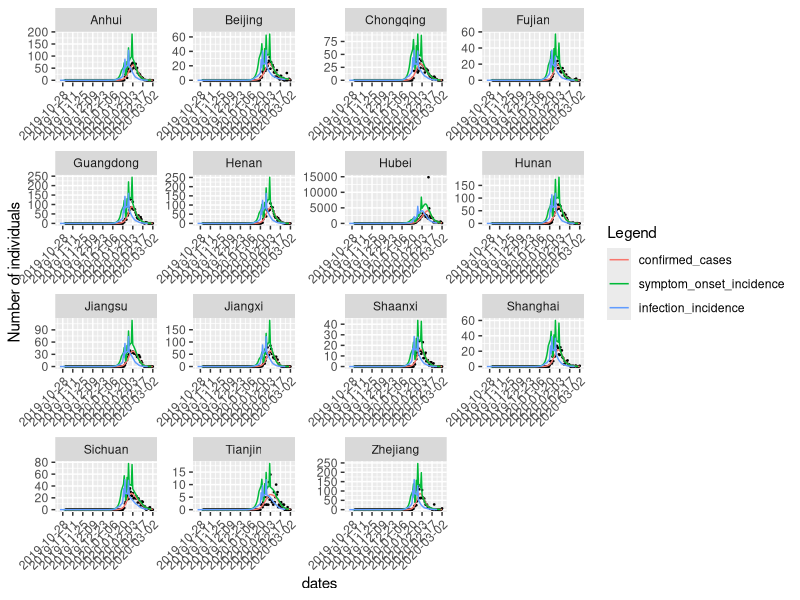
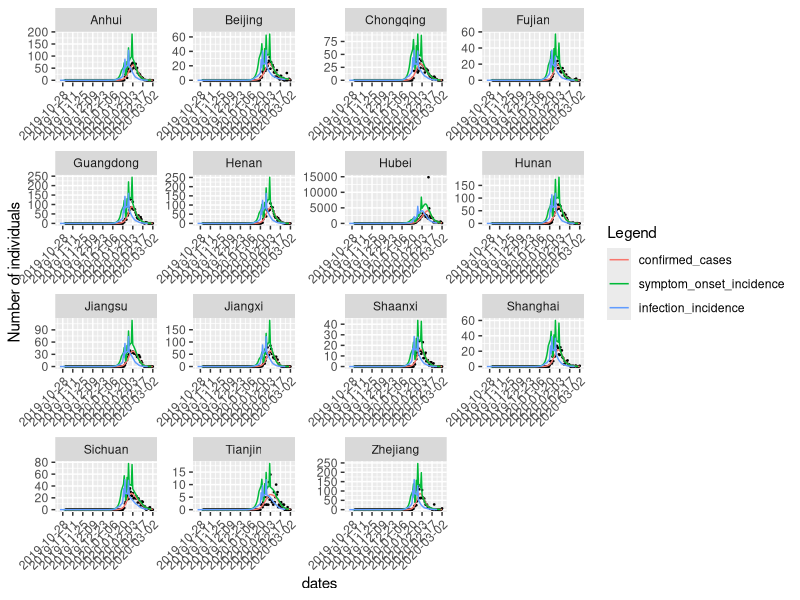

Write R code to recreate these figures, in order. (Note: this script raises an error after producing the figures.)
## TITLE: estimating_province_prevalence
## Description: Estimating province-level prevalence
## Author: Tigist Menkir (Center for Communicable Disease Dynamics, Harvard T.H. Chan School of Public Health)
## Date: 28 May 2020

library(tidyverse)
library(gam)
library(data.table)
#library(mgcv) seems to be the wrong package for gam

# read in confirmed case data from James' covback repository
confirmed_cases<-read.csv("./data/midas_data_final.csv") # TODO: all data should come from data folder

## Read in confirmation delay parameters
confirm_delay_pars <- read_csv("data/confirm_delay_dists_backward.csv") %>%
  rename(dates=date_confirmation)
spline_pars <- read_csv("data/spline_dat.csv")

# subset to only provinces used in our analysis
provinces<-c('Hubei','Beijing','Shanghai','Guangdong','Henan',
  'Tianjin','Zhejiang','Hunan','Shaanxi','Jiangsu','Chongqing',
  'Jiangxi','Sichuan','Anhui','Fujian')
confirmed_cases_final<-confirmed_cases[confirmed_cases$province_raw%in%provinces,]

# match date indices to actual dates
dates=seq(as.Date('2019-11-01'),as.Date('2020-03-02'),by="day")
date=seq(0,122)
dates_and_date=cbind.data.frame(dates,date)
confirmed_cases_date=merge(dates_and_date,confirmed_cases_final,by="date")

# define two delay date sequences 
delay_date_seq_1<-seq(as.Date('2019-11-01'),as.Date('2020-01-27'),by="day")
delay_date_seq_2<-seq(as.Date('2020-01-28'),as.Date('2020-03-02'),by="day")

# define delay and incubation period params
delay_1=-9
delay_2=-5
incu_par1 <- 1.621
incu_par2 <- 0.418
incubation_period=-5

## applying ascertainment rates from Li et al.
ascertainment_date_seq_1<-seq(as.Date('2019-10-01'),as.Date('2020-01-23'),by="day")
ascertainment_date_seq_2<-seq(as.Date('2020-01-24'),as.Date('2020-02-03'),by="day")
ascertainment_date_seq_3<-seq(as.Date('2020-02-04'),as.Date('2020-03-02'),by="day") # previously this assigned to ascertainment_date_seq_2

ascertainment_rate_1=0.14
ascertainment_rate_2=0.65
ascertainment_rate_3=0.69

ascertainment_rates <- tibble(date_infection=c(ascertainment_date_seq_1,ascertainment_date_seq_2,ascertainment_date_seq_3),
                              ascertainment_rate = c(rep(ascertainment_rate_1, length(ascertainment_date_seq_1)),
                                                     rep(ascertainment_rate_2, length(ascertainment_date_seq_2)),
                                                     rep(ascertainment_rate_2, length(ascertainment_date_seq_3))))

#ascertainment_rate_1=1
#ascertainment_rate_2=1
#ascertainment_rate_3=1

# estimate symptom onset and infection incidence by province
confirmed_cases_smoothed <-confirmed_cases_date%>%
  group_by(province_raw)%>%
  mutate(n_smoothed=predict(gam(n~s(dates,spar=0.7),
                                family=poisson(link="log")),type="response",
                            newdata=dates)) %>%
  mutate(var = "confirmed") %>% 
  select(-n) %>%
  rename(n = n_smoothed) %>%
  select(dates, province_raw, province, n, var)

onsets_smoothed <- confirmed_cases_smoothed %>%
  left_join(confirm_delay_pars %>% select(dates, gamma_mean_backward)) %>%
  drop_na() %>%
  mutate(date_onset = dates - floor(gamma_mean_backward),"days") %>%
  group_by(province, province_raw, date_onset) %>%
  summarise(n = sum(n)) %>%
  rename(dates = date_onset) %>%
  mutate(var = "onsets") %>%
  select(dates, province_raw, province, n, var)

infections_smoothed <- onsets_smoothed %>%
  mutate(date_infection = dates - floor(incubation_period)) %>%
  group_by(province, province_raw, date_infection) %>%
  summarise(n = sum(n)) %>%
  left_join(ascertainment_rates) %>%
  mutate(n = n /ascertainment_rate) %>%
  rename(dates = date_infection) %>%
  mutate(var = "infections") %>%
  select(dates, province_raw, province, n, var)

all_incidence_province <- bind_rows(confirmed_cases_smoothed, onsets_smoothed, infections_smoothed)

# subset to 2020
dates_2=seq(as.Date('2020-01-01'),as.Date('2020-03-02'),by="day")
all_incidence_province_2020<-all_incidence_province%>%
  subset(dates%in%dates_2)

lineplot<-ggplot(all_incidence_province,
                 aes(x=dates,y=n))+
  geom_point(data=confirmed_cases_date,aes(x=dates,y=n),size=0.25) +
  geom_line(aes(col=var))+scale_x_date(breaks="2 weeks")+
  theme(axis.text.x = element_text(angle = 45, hjust = 1))+
  scale_color_discrete(labels = c("confirmed_cases","symptom_onset_incidence","infection_incidence"))+
  labs(colour="Legend")+ylab("Number of individuals")

lineplot+facet_wrap(.~province_raw,scales="free")
ggsave("simple_version_1.pdf",width=20,height=20)

################################
## Bootstrap version
################################
confirm_dat_mod_tmp <- confirmed_cases_smoothed %>% 
  left_join(confirm_delay_pars)

repeats <- 100
tmp_all_onsets <- NULL
tmp_all_infections <- NULL
for(i in 1:repeats) {
  if(i %% 100 == 0) print(i)
  tmp <- confirm_dat_mod_tmp %>%
    mutate(
      delay=rdgamma(n(), shape=gamma_shape_backward,scale=gamma_scale_backward),
      onset_date = dates - delay,
      incu_period = floor(rlnorm(n(), incu_par1, incu_par2)),
      infection_date = lubridate::round_date(onset_date - incu_period)
    )
  tmp_onsets <- tmp %>%
    group_by(onset_date, province_raw) %>%
    summarise(onsets=sum(n)) %>%
    mutate(i = i)
  
  tmp_infections <- tmp %>%
    group_by(infection_date,province_raw) %>%
    summarise(infections=sum(n)) %>%
    left_join(ascertainment_rates %>% rename(infection_date=date_infection),by="infection_date") %>%
    mutate(infections = infections /ascertainment_rate) %>%
    mutate(i = i)
  
  tmp_all_onsets <- bind_rows(tmp_all_onsets, tmp_onsets)
  tmp_all_infections <- bind_rows(tmp_all_infections, tmp_infections)
}

combined_augmented <- tmp_all_onsets %>% 
  group_by(onset_date, province_raw) %>%
  summarise(lower_quant=quantile(onsets, c(0.025)),
            mid_quant1=quantile(onsets, c(0.25)),
            median=median(onsets),
            mean=mean(onsets),
            mid_quant2=quantile(onsets, c(0.75)),
            upper_quant = quantile(onsets, c(0.975))) %>%
  mutate(ver="Right (sample from backward dist)")
combined_augmented_inf <- tmp_all_infections %>% 
  group_by(infection_date, province_raw) %>%
  summarise(lower_quant=quantile(infections, c(0.025)),
            mid_quant1=quantile(infections, c(0.25)),
            median=median(infections),
            mean=mean(infections),
            mid_quant2=quantile(infections, c(0.75)),
            upper_quant = quantile(infections, c(0.975))) %>%
  mutate(ver="Right (sample from backward dist)")


onset_plot <- ggplot(data=combined_augmented) +
  geom_bar(data=confirm_dat_mod_tmp, aes(x=dates,y=n),stat="identity") +
  geom_line(data=all_incidence_province %>% filter(var == "onsets"), aes(x=dates,y=n),linetype='dashed') +
  geom_ribbon(aes(x=onset_date,ymin=lower_quant,ymax=upper_quant),alpha=0.25,fill="blue") +
  geom_ribbon(aes(x=onset_date,ymin=mid_quant1,ymax=mid_quant2),alpha=0.5,fill="blue") +
  #geom_line(data=tmp_all_onsets[tmp_all_onsets$i %in% 1:5,], aes(x=onset_date,y=onsets,group=i,col=as.factor(i)),alpha=0.1) +
  geom_line(aes(x=onset_date, y=median),col="blue") +
  facet_wrap(~province_raw, scales="free_y") +
  #geom_line(aes(x=onset_date, y=median*scale_factor,col=ver),linetype="dotted",size=2) +
  theme_bw() +
  scale_x_date(breaks="7 days", limits=c(as.Date("2020-01-01", origin="2019-11-01"), as.Date("2020-03-05", origin="2019-11-01"))) +
  ggtitle("Symptom onsets - comparison of shifting strategies. Dashed line shows subtracting mean") +
  theme(legend.position="bottom",
        axis.text.x=element_text(angle=45,hjust=1)) +
  ylab("Number of symptom onsets") +
  xlab("Date")
infection_plot <- ggplot(data=combined_augmented_inf) +
  geom_bar(data=confirm_dat_mod_tmp, aes(x=dates,y=n),stat="identity") +
  geom_line(data=all_incidence_province %>% filter(var == "infections"), aes(x=dates,y=n),linetype='dashed') +
  geom_ribbon(aes(x=infection_date,ymin=lower_quant,ymax=upper_quant),alpha=0.25,fill="blue") +
  geom_ribbon(aes(x=infection_date,ymin=mid_quant1,ymax=mid_quant2),alpha=0.5,fill="blue") +
  #geom_line(data=tmp_all_onsets[tmp_all_onsets$i %in% 1:5,], aes(x=onset_date,y=onsets,group=i,col=as.factor(i)),alpha=0.1) +
  geom_line(aes(x=infection_date, y=median),col="blue") +
  facet_wrap(~province_raw, scales="free_y") +
  #geom_line(aes(x=onset_date, y=median*scale_factor,col=ver),linetype="dotted",size=2) +
  theme_bw() +
  scale_x_date(breaks="7 days", limits=c(as.Date("2020-01-01", origin="2019-11-01"), as.Date("2020-03-05", origin="2019-11-01"))) +
  ggtitle("Symptom onsets - comparison of shifting strategies. Dashed line shows subtracting mean") +
  theme(legend.position="bottom",
        axis.text.x=element_text(angle=45,hjust=1)) +
  ylab("Number of symptom onsets") +
  xlab("Date")

## using region-specific ascertainment rates from Maier & Brockmann 

# pre-processing digitized ascertainment rate input data
ascertainment_digitized=read.csv("ascertainment_rates_meier_digitized.csv")

# estimate ascertainment rate by dividing confirmed by # unidentified infected + confirmed
# round inflection point to facilitate identifying the date at which this inflection occurs
ascertainment_rates_all<-ascertainment_digitized%>%
  group_by(Province,TimePeriod)%>%
  mutate(asc_rate=NumberCases[2]/sum(NumberCases[1]+NumberCases[2]))%>%
  mutate(rounded_inflection_point=round(InflectionPoint))

ascertainment_rates_all$Province=ifelse(ascertainment_rates_all$Province=="Shanxi","Shaanxi",as.vector(ascertainment_rates_all$Province))

# collect all inflection points by province
inflection_points<-ascertainment_rates_all%>%
  group_by(Province)%>%
  summarise(inflection_point_all=unique(rounded_inflection_point))

provinces_rep<-c('Beijing','Beijing','Shanghai','Shanghai','Guangdong','Guangdong','Henan','Henan',
                 'Tianjin','Tianjin','Zhejiang','Zhejiang','Hunan','Hunan','Shaanxi','Shaanxi',
                 'Jiangsu','Jiangsu','Chongqing','Chongqing','Jiangxi','Jiangxi','Sichuan','Sichuan',
                 'Anhui','Anhui','Fujian','Fujian')

# combine province names & ascertainment rates
ascertainment_rates_all_combined=cbind.data.frame(provinces_rep,
                                                  unique(ascertainment_rates_all$asc_rate))
colnames(ascertainment_rates_all_combined)<-c("Province","asc_rate")
# combine province names & ascertainment rates with inflection points for each province
ascertainment_rates_all_final=merge(ascertainment_rates_all_combined,inflection_points,
                                    by="Province")
colnames(ascertainment_rates_all_final)<-c("province","asc_rate","inflection_point")

# find the corresponding date for each inflection point (note that 1 indicates 1 day since Jan 21st etc., following the convention used in Maier and Brockmann)
inflection_point_seq<-seq(1,9)
inflection_date_seq<-seq(as.Date('2020-01-22'),as.Date('2020-01-30'),by="day")
inflection_dates=cbind.data.frame(inflection_point_seq,inflection_date_seq)
colnames(inflection_dates)[1]<-"inflection_point"

# combine ascertainment rate data with above data on the dates of inflection points
ascertainment_rates_all_FINAL=merge(ascertainment_rates_all_final,
                                    inflection_dates,by="inflection_point")
colnames(ascertainment_rates_all_FINAL)[2]<-"province_raw"

# estimate symptom onset and infection incidence by province
all_incidence_province_2<-confirmed_cases_date_2%>%
  group_by(province_raw)%>%
  mutate(n_smoothed=predict(gam(n~s(dates,spar=0.7),
                                family=poisson(link="log")),type="response",
                            newdata=dates))%>%
  mutate(n_onset=ifelse(dates%in%delay_date_seq_1,shift(n_smoothed,n=delay_1),
                        shift(n_smoothed,n=delay_2)))%>%
  mutate(n_onset_inflated=ifelse(dates%in%seq(as.Date('2019-11-01'),
                                              ascertainment_rates_all_FINAL[as.vector(ascertainment_rates_all_FINAL$province_raw)==province_raw,"inflection_date_seq"][1],by="day"),
                                 n_onset/ascertainment_rates_all_FINAL[as.vector(ascertainment_rates_all_FINAL$province_raw)==province_raw, 
                                                                       "asc_rate"][1],
                                 n_onset/ascertainment_rates_all_FINAL[as.vector(ascertainment_rates_all_FINAL$province_raw)==province_raw, 
                                                                       "asc_rate"][2]))%>%
  mutate(n_infected=shift(n_onset_inflated,n=incubation_period))

# subset to 2020
all_incidence_province_2020_2<-all_incidence_province_2%>%
  subset(dates%in%dates_2)

# --subset to only relevant columns -- #
all_incidence_province_2020_2_subset<-all_incidence_province_2020_2[which(
  colnames(all_incidence_province_2020_2)%in%columns)]

write.csv(all_incidence_province_2020_2_subset,"all_incidence_2020_M&B.csv")
# lineplot of confirmed cases, symptom onset and infection incidence in 2020
all_incidence_province_2020_2_subset_long=melt(all_incidence_province_2020_2_subset,
                                               id.vars=c("dates","province_raw"), variable.name="number_individuals")

lineplot2<-ggplot(all_incidence_province_2020_2_subset_long,
                  aes(x=dates,y=value,col=number_individuals))+
  geom_line()+scale_x_date(breaks="2 weeks")+
  theme(axis.text.x = element_text(angle = 45, hjust = 1))+
  scale_color_discrete(labels = c("confirmed_cases","symptom_onset_incidence","infection_incidence"))+
  labs(colour="Legend")+ylab("Number of individuals")

lineplot2+facet_wrap(.~province_raw,scales="free")
ggsave("simple_version_3.pdf",width=20,height=20)


############ PREVIOUS: using all excluding Hubei ascertainment rates from Maier & Brockmann 
ascertainment_date_seq_1b<-seq(as.Date('2019-11-01'),as.Date('2020-01-26'),by="day")

ascertainment_rate_exc_hubei_1=10^2/(10^2.5+10^2)
ascertainment_rate_exc_hubei_2=10^4/(10^4+10^2)

# estimate symptom onset and infection incidence by province
all_incidence_province_3<-confirmed_cases_date%>%
  group_by(province_raw)%>%
  mutate(n_smoothed=predict(gam(n~s(dates,spar=0.7),
                                family=poisson(link="log")),type="response",
                            newdata=dates))%>%
  mutate(n_onset=ifelse(dates%in%delay_date_seq_1,shift(n_smoothed,n=delay_1),
                        shift(n_smoothed,n=delay_2)))%>% 
  mutate(n_onset_inflated=ifelse(province_raw=="Hubei",n_onset,
                                 ifelse(dates%in%ascertainment_date_seq_1b,
                                        n_onset/ascertainment_rate_exc_hubei_1,
                                        n_onset/ascertainment_rate_exc_hubei_2)))%>%
  mutate(n_infected=shift(n_onset_inflated,n=incubation_period))

# subset to 2020
all_incidence_province_2020_3<-all_incidence_province_3%>%
  subset(dates%in%dates_2)

# --subset to only relevant columns -- #
all_incidence_province_2020_3_subset<-all_incidence_province_2020_3[which(
  colnames(all_incidence_province_2020_3)%in%columns)]

# lineplot of confirmed cases, symptom onset and infection incidence in 2020
all_incidence_province_2020_3_subset_long=melt(all_incidence_province_2020_3_subset,
                                               id.vars=c("dates","province_raw"), variable.name="number_individuals")

lineplot3<-ggplot(all_incidence_province_2020_3_subset_long,
                  aes(x=dates,y=value,col=number_individuals))+
  geom_line()+scale_x_date(breaks="2 weeks")+
  theme(axis.text.x = element_text(angle = 45, hjust = 1))+
  scale_color_discrete(labels = c("confirmed_cases","symptom_onset_incidence","infection_incidence"))+
  labs(colour="Legend")+ylab("Number of individuals")

lineplot3+facet_wrap(.~province_raw,scales="free")
ggsave("simple_version_2.pdf",width=20,height=20)
